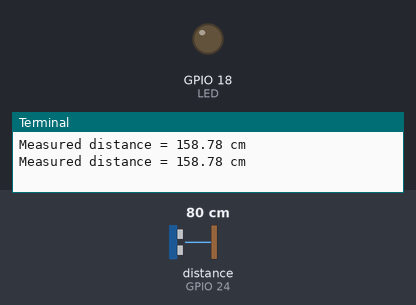
A program run on a simulated Raspberry Pi (BCM pin numbers). Shown: output pins drawn as LEDs (lit = HIGH), the last lines printed to the terminal. The test bench sets the inputs (shaded band); at power-on: distance to the obstacle (sensor on GPIO 24) 80 cm. The echo pulse lasts 58.3 µs per cm; the clock reads 2024-03-15 10:24:30 at power-on unless the program sets it; pins used as bus, display or sensor lines are not drawn.

Above: at 1.2 s.
1.3 s: distance to the obstacle (sensor on GPIO 24) set to 2 cm
At 2.3 s:
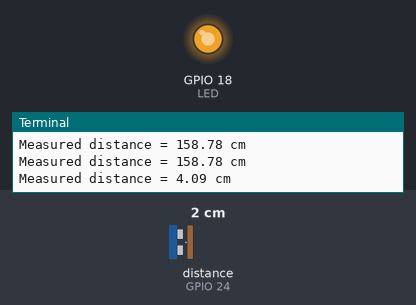
3.5 s: distance to the obstacle (sensor on GPIO 24) set to 4 cm
At 5.1 s:
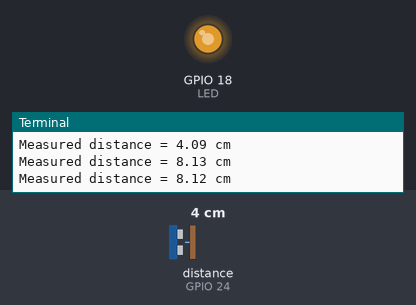
5.5 s: distance to the obstacle (sensor on GPIO 24) set to 9 cm
At 6.7 s:
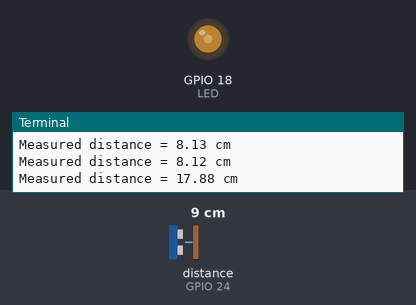
Timing chart, 0 to 8.5 s (numbered marks = the images above; inputs shaded):
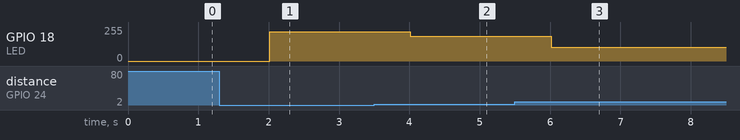

Measured:
- after the input at 1.3 s, GPIO 18 (LED): 0/255 → 220/255 after 0.71 s
- after the input at 3.5 s, GPIO 18 (LED): 220/255 → 186/255 after 0.51 s
- after the input at 5.5 s, GPIO 18 (LED): 186/255 → 103/255 after 0.52 s

The program:

ultrasonic_sensor.py
```python
import RPi.GPIO as GPIO
import time
from gpiozero import PWMLED

SPEED_OF_SOUND = 34000
MAX_DISTANCE=30

GPIO.setmode(GPIO.BCM)
TRIGGER = 23
ECHO = 24
LED = PWMLED(18)

GPIO.setup(TRIGGER, GPIO.OUT)
GPIO.setup(ECHO, GPIO.IN)


#Function

def distance():
    GPIO.output(TRIGGER, True)
    time.sleep(0.00001)
    GPIO.output(TRIGGER, False)

    while (GPIO.input(ECHO) == 0):
        startTime= time.time()

    while (GPIO.input(ECHO) == 1):
        stopTime= time.time()

    timeElapsed = stopTime - startTime
    distance = timeElapsed * SPEED_OF_SOUND

    return distance

try:
    while True:
        currentDistance = distance()
        print("Measured distance = %.2f cm" % currentDistance)

        if currentDistance > MAX_DISTANCE:
            LED.value = 0

        if currentDistance <= MAX_DISTANCE:
            proximity = 1 - (currentDistance / MAX_DISTANCE)
            LED.value = proximity

        time.sleep(1)

except keyboardInterrupt:
    print("Measurement stopped")
    GPIO.cleanup
```
